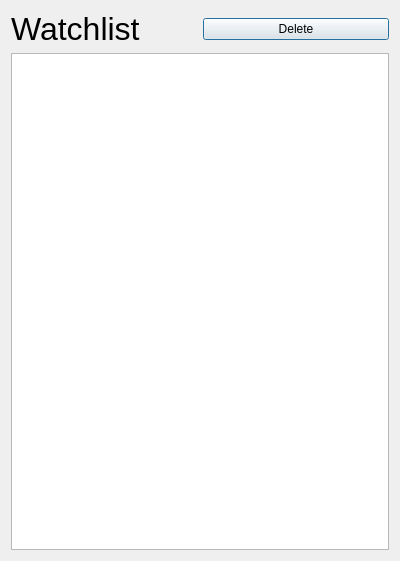
<?xml version="1.0" encoding="UTF-8"?>
<ui version="4.0">
 <class>WatchlistDialog</class>
 <widget class="QDialog" name="WatchlistDialog">
  <property name="geometry">
   <rect>
    <x>0</x>
    <y>0</y>
    <width>400</width>
    <height>561</height>
   </rect>
  </property>
  <property name="windowTitle">
   <string>Dialog</string>
  </property>
  <layout class="QGridLayout" name="gridLayout">
   <item row="0" column="0">
    <layout class="QHBoxLayout" name="horizontalLayout">
     <item>
      <widget class="QLabel" name="label">
       <property name="font">
        <font>
         <pointsize>24</pointsize>
        </font>
       </property>
       <property name="text">
        <string>Watchlist</string>
       </property>
      </widget>
     </item>
     <item>
      <widget class="QPushButton" name="pushButton">
       <property name="text">
        <string>Delete</string>
       </property>
      </widget>
     </item>
    </layout>
   </item>
   <item row="1" column="0">
    <widget class="QTableView" name="tableView"/>
   </item>
  </layout>
 </widget>
 <resources/>
 <connections/>
</ui>
